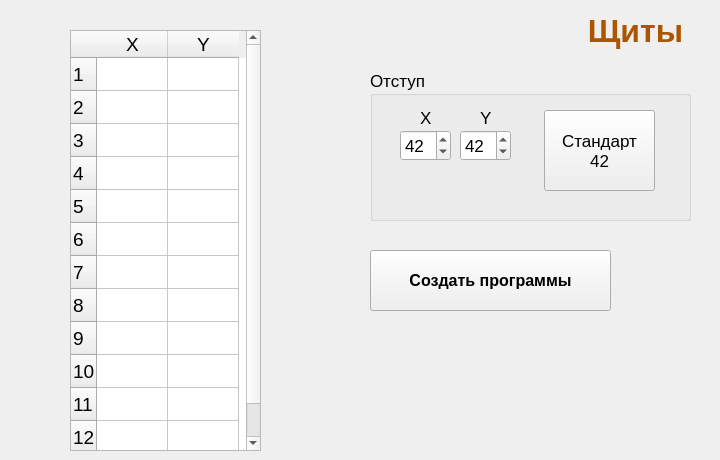
    <widget class="QWidget" name="tab_shit">
     <attribute name="icon">
      <iconset>
       <normaloff>ico/Paomedia-Small-N-Flat-Shield.ico</normaloff>ico/Paomedia-Small-N-Flat-Shield.ico</iconset>
     </attribute>
     <attribute name="title">
      <string>Щиты</string>
     </attribute>
     <widget class="QLabel" name="label_shit">
      <property name="geometry">
       <rect>
        <x>560</x>
        <y>10</y>
        <width>151</width>
        <height>41</height>
       </rect>
      </property>
      <property name="font">
       <font>
        <pointsize>24</pointsize>
        <weight>75</weight>
        <bold>true</bold>
        <stylestrategy>PreferDefault</stylestrategy>
       </font>
      </property>
      <property name="styleSheet">
       <string notr="true">color: rgb(170, 85, 0);</string>
      </property>
      <property name="text">
       <string>Щиты</string>
      </property>
      <property name="alignment">
       <set>Qt::AlignCenter</set>
      </property>
     </widget>
     <widget class="QTableWidget" name="tableWidget_shit">
      <property name="geometry">
       <rect>
        <x>70</x>
        <y>30</y>
        <width>191</width>
        <height>421</height>
       </rect>
      </property>
      <property name="font">
       <font>
        <pointsize>14</pointsize>
       </font>
      </property>
      <property name="verticalScrollBarPolicy">
       <enum>Qt::ScrollBarAlwaysOn</enum>
      </property>
      <property name="rowCount">
       <number>12</number>
      </property>
      <property name="columnCount">
       <number>2</number>
      </property>
      <attribute name="horizontalHeaderDefaultSectionSize">
       <number>71</number>
      </attribute>
      <attribute name="horizontalHeaderMinimumSectionSize">
       <number>30</number>
      </attribute>
      <attribute name="verticalHeaderMinimumSectionSize">
       <number>33</number>
      </attribute>
      <row/>
      <row/>
      <row/>
      <row/>
      <row/>
      <row/>
      <row/>
      <row/>
      <row/>
      <row/>
      <row/>
      <row/>
      <column>
       <property name="text">
        <string>X</string>
       </property>
      </column>
      <column>
       <property name="text">
        <string>Y</string>
       </property>
      </column>
     </widget>
     <widget class="QGroupBox" name="groupBox_ots_shit">
      <property name="geometry">
       <rect>
        <x>370</x>
        <y>70</y>
        <width>321</width>
        <height>151</height>
       </rect>
      </property>
      <property name="font">
       <font>
        <pointsize>13</pointsize>
       </font>
      </property>
      <property name="title">
       <string>Отступ</string>
      </property>
      <widget class="QSpinBox" name="spinBox_ots_shit_X">
       <property name="geometry">
        <rect>
         <x>30</x>
         <y>60</y>
         <width>51</width>
         <height>31</height>
        </rect>
       </property>
       <property name="minimum">
        <number>25</number>
       </property>
       <property name="maximum">
        <number>50</number>
       </property>
       <property name="value">
        <number>42</number>
       </property>
      </widget>
      <widget class="QSpinBox" name="spinBox_ots_shit_Y">
       <property name="geometry">
        <rect>
         <x>90</x>
         <y>60</y>
         <width>51</width>
         <height>31</height>
        </rect>
       </property>
       <property name="minimum">
        <number>25</number>
       </property>
       <property name="maximum">
        <number>50</number>
       </property>
       <property name="value">
        <number>42</number>
       </property>
      </widget>
      <widget class="QLabel" name="label_ots_shit_X">
       <property name="geometry">
        <rect>
         <x>50</x>
         <y>40</y>
         <width>21</width>
         <height>16</height>
        </rect>
       </property>
       <property name="text">
        <string>X</string>
       </property>
      </widget>
      <widget class="QLabel" name="label_ots_shit_Y">
       <property name="geometry">
        <rect>
         <x>110</x>
         <y>40</y>
         <width>21</width>
         <height>16</height>
        </rect>
       </property>
       <property name="text">
        <string>Y</string>
       </property>
      </widget>
      <widget class="QPushButton" name="btn_ots_shit_42">
       <property name="geometry">
        <rect>
         <x>174</x>
         <y>40</y>
         <width>111</width>
         <height>81</height>
        </rect>
       </property>
       <property name="text">
        <string>Стандарт
42</string>
       </property>
      </widget>
     </widget>
     <widget class="QPushButton" name="btn_create_shit">
      <property name="geometry">
       <rect>
        <x>370</x>
        <y>250</y>
        <width>241</width>
        <height>61</height>
       </rect>
      </property>
      <property name="font">
       <font>
        <pointsize>12</pointsize>
        <weight>75</weight>
        <bold>true</bold>
       </font>
      </property>
      <property name="toolTip">
       <string extracomment="При нажатии на эту кнопку программа создаст программы, используя шаблон и положит их в папку с нужным отступом"/>
      </property>
      <property name="text">
       <string>Создать программы</string>
      </property>
      <property name="icon">
       <iconset>
        <normaloff>ico/Paomedia-Small-N-Flat-Shield.ico</normaloff>ico/Paomedia-Small-N-Flat-Shield.ico</iconset>
      </property>
      <property name="iconSize">
       <size>
        <width>32</width>
        <height>32</height>
       </size>
      </property>
      <property name="autoDefault">
       <bool>false</bool>
      </property>
      <property name="default">
       <bool>false</bool>
      </property>
      <property name="flat">
       <bool>false</bool>
      </property>
     </widget>
    </widget>
